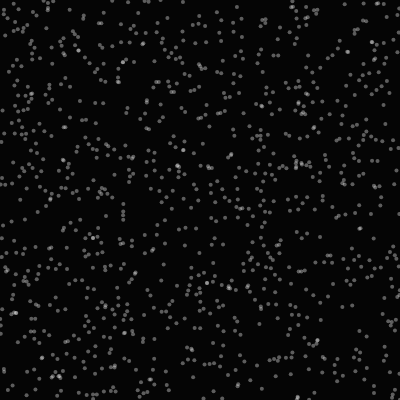
Frame 1 (no input)
Frame 60 (no input): identical to frame 1, image omitted
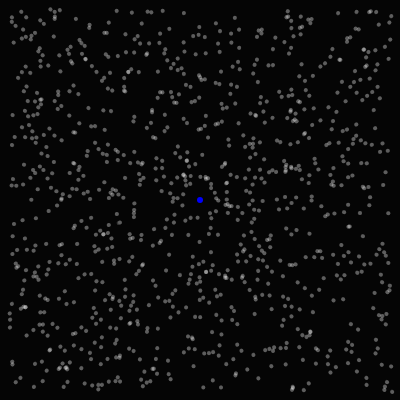
Frame 120 (the mouse pressed at the canvas centre since frame 60)

The p5.js sketch that drew these frames (run headless with seeded random() and noise() and a simulated clock; from frame 60 on, the mouse is pressed at the canvas centre):

// p5.js sketch
// ── sketch.js
class Particle{
  constructor(x,y){
    this.pos = createVector(x,y)
    this.prev = createVector(x,y)
    // this.vel = createVector(random(4),random(4))
    // this.vel = p5.Vector.random2D()
    // this.vel.setMag(random(2,5))
    this.vel = createVector()
    
    this.acc = createVector(0,0)
  }
  
  update(){
    this.pos.add(this.vel)
    this.vel.add(this.acc)
    this.acc.mult(0)
  }
  
  show(){
    stroke(255,50)
    strokeWeight(4)
    line(this.pos.x,this.pos.y,this.prev.x, this.prev.y)
    this.prev.x = this.pos.x
    this.prev.y = this.pos.y
  }
  
  attracted(target){
    var force = p5.Vector.sub(target,this.pos)
    var d = force.mag()
    
    d = constrain(d,5,25)
    var G = 5
    var magnitude = G / (d*d)
    magnitude *= 0.8
    if(d < 20 )
    {
      force.mult(-1)
    }
    force.setMag(magnitude)
    
    this.acc.add(force) 
  }
}

var attractors = []
var particles = []
let number = 1000
let attNumber = 0

function setup() {
  createCanvas(400, 400)
  //background(0)
  
  for(let i=0; i< attNumber; ++i){
  attractors[i] = createVector(random(width),random(height))
  }
  
  for(var i=0; i <number; ++i){
   particles.push(new Particle(random(width),random(height))) 
  }
  
}

function mousePressed(){
  attractors.push(createVector(mouseX, mouseY))
}

function draw() {
  
  background(5)
  
  stroke(0,0,255)
  strokeWeight(6)
  
  for(let i=0; i<attractors.length; ++i){
  point(attractors[i].x , attractors[i].y)
  }
  
  
  for(let i=0; i < particles.length; ++i){
    particles[i].show()
    
    for(let j=0; j<attractors.length; ++j){
      particles[i].attracted(attractors[j])
     }
    particles[i].update()
    particles[i].show()
  }
  
}
